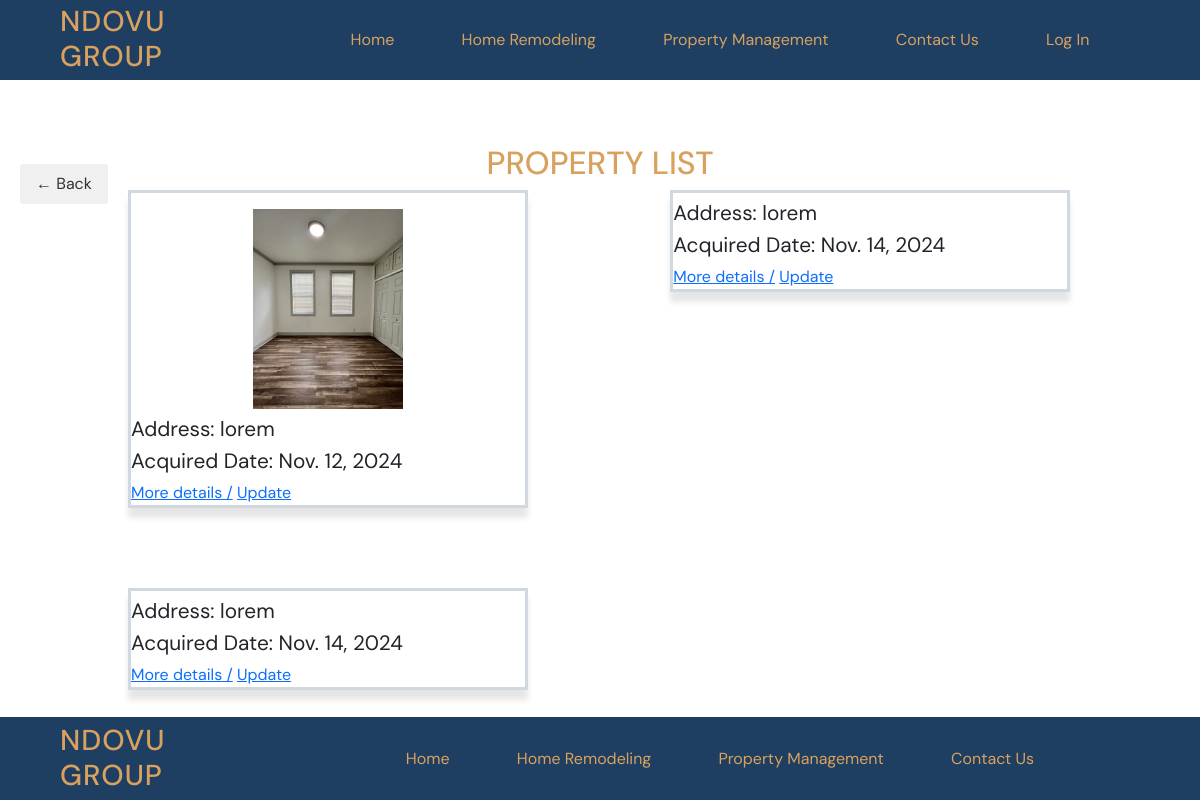
/property/property/, run on an earlier commit of the app's database.
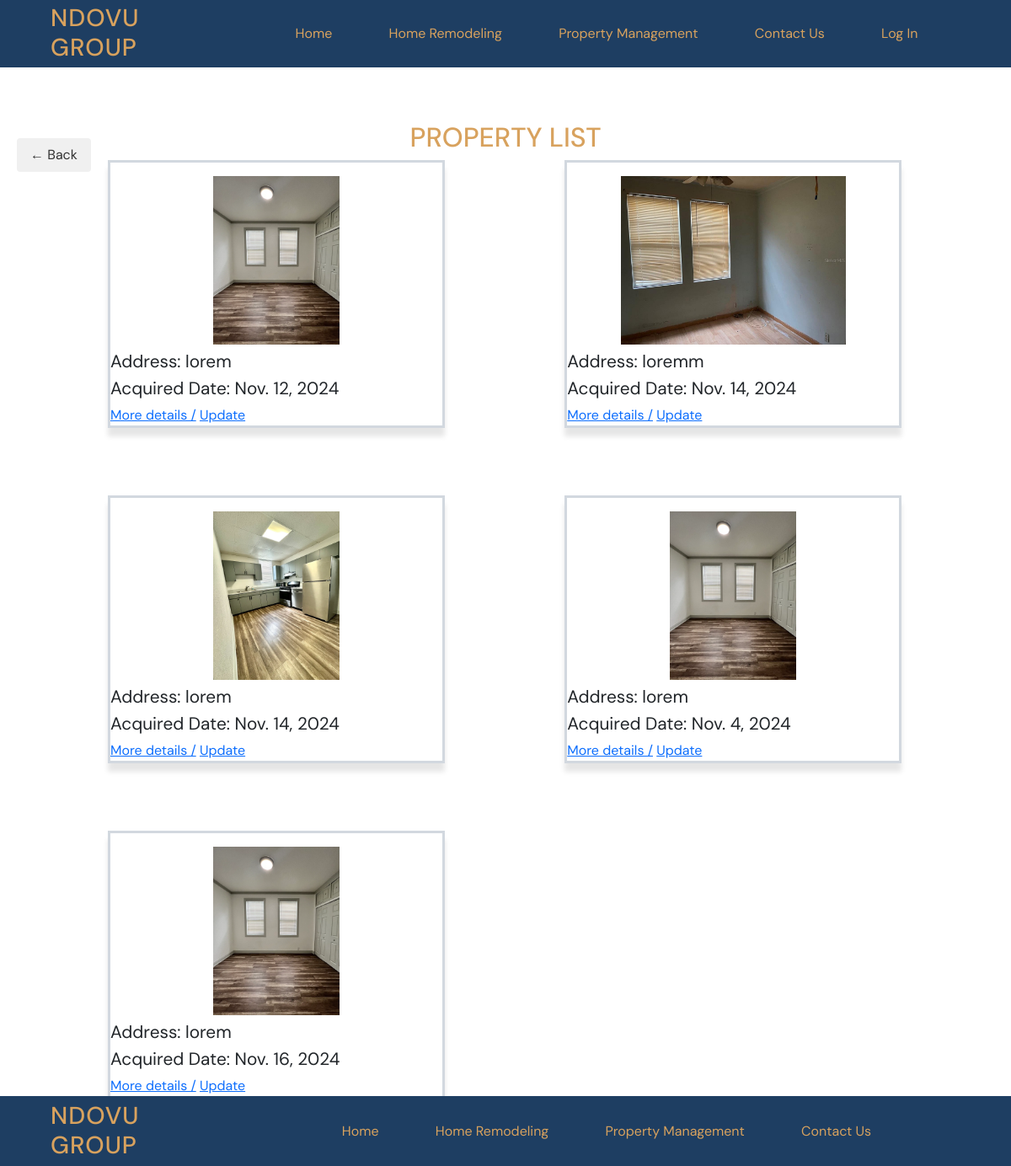
And on a later commit of the database.
### property/models.py (models this page shows, shortened)
class PropertyManagement(models.Model):
    property_owner = models.CharField(max_length=128)
    image = models.ImageField(upload_to="static/img")
    address = models.CharField(max_length=200)
    property_type = models.CharField(max_length=50)
    number_of_units = models.CharField(max_length=10)
    year_built = models.TextField()
    square_footage = models.CharField(max_length=10)
    acquired_date = models.DateField()

### property/views.py (the view)
# urls.py: path("property/", views.PropertyListView.as_view(), name="property_list"),
class PropertyListView(ListView): #scan ops
        template_name = "property/property_list.html"
        model = PropertyManagement

### templates/property/property_list.html (shortened to what this page needs)
{% extends 'base.html' %} {% load static %}  {% block content %}
<section class="projects-section center-column">
  <h1>Property List</h1>
  <div class="">
    {% for propertymanagement in propertymanagement_list %}
    <div class="project-card">
      {% if propertymanagement.image %}
    <img src="{{ propertymanagement.image.url }}" alt="house" />
    {% endif %}
      <p>Address: {{ propertymanagement.address }}</p>
      <p>Acquired Date: {{ propertymanagement.acquired_date }}</p>
      <a href="{% url 'property_detail' propertymanagement.id %}"
        >More details /</a
      >
      <a href="{% url 'property_update' propertymanagement.id %}">Update</a>
    </div>
    {% endfor %}
  </div>
  <a href="{% url 'home' %}" class="back-button">← Back</a>
</section>
{% endblock content %}

What changed in the data, as far as the page shows it:
changed PropertyManagement: image: picture added; address "lorem" → "loremm"
changed PropertyManagement (number 3 of 5 on the later page): image: picture added
added PropertyManagement: image (picture), address "lorem", acquired_date "Nov. 4, 2024"
added PropertyManagement: image (picture), address "lorem", acquired_date "Nov. 16, 2024"
